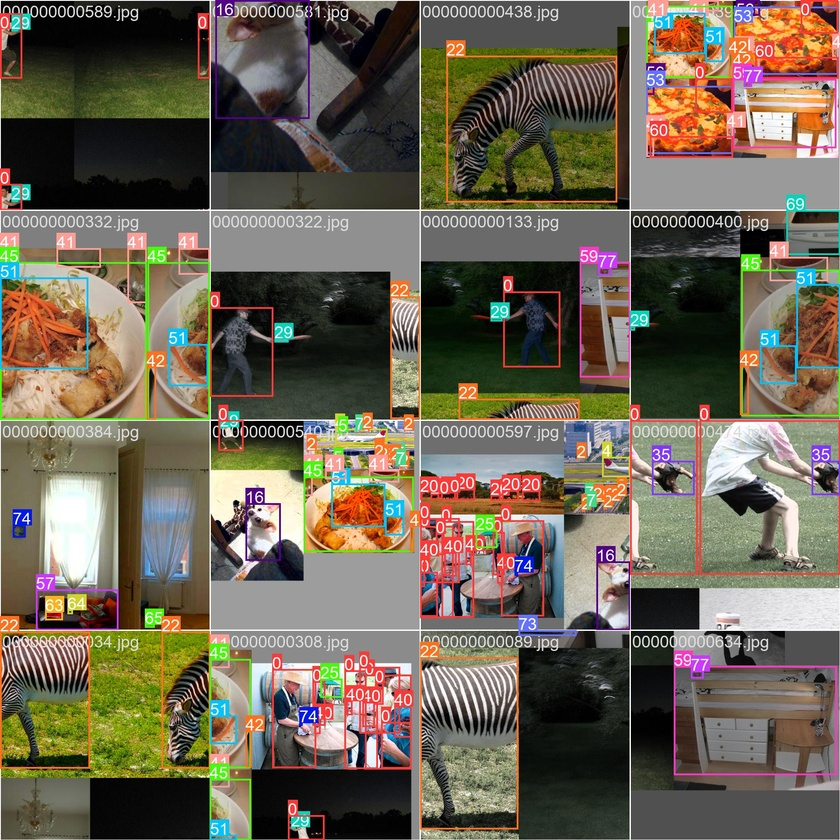
#> input picture python/garbage/test×/runs/detect/train/train_batch0.jpg, 840 x 840 px, shrunk from 1920 x 1920 before the run, given in place of the camera
$ python imagescan.py
#> lines starting #> are read from the running program, lines starting #| are printed output that depends on the picture
import cv2

filepath = "vtest.avi"
#cap = cv2.VideoCapture(filepath)
# Webカメラを使うときはこちら
cap = cv2.VideoCapture(1)

avg = None

while True:
    # 1フレームずつ取得する。
    ret, frame = cap.read()
#> frame is the input picture: shape (840, 840, 3); mean B, G, R 84.2, 100.3, 108.8
    if not ret:
        break

    # グレースケールに変換
    gray = cv2.cvtColor(frame, cv2.COLOR_BGR2GRAY)
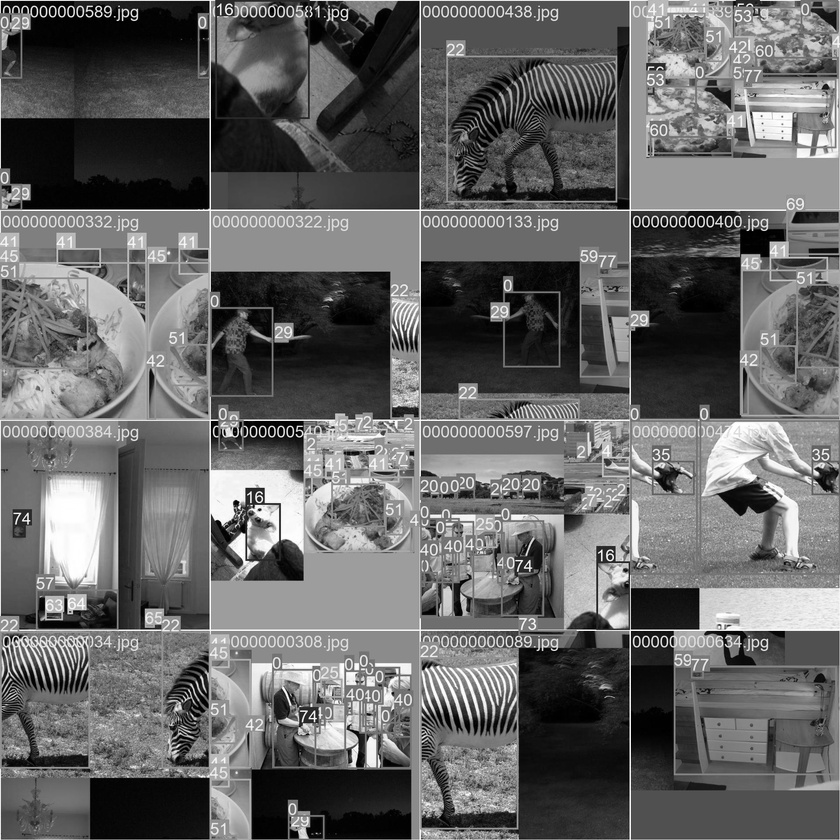
#> gray: shape (840, 840); min 0, max 255, mean 101
    # 比較用のフレームを取得する
    if avg is None:
        avg = gray.copy().astype("float")
        continue

    # 現在のフレームと移動平均との差を計算
    cv2.accumulateWeighted(gray, avg, 0.6)
    frameDelta = cv2.absdiff(gray, cv2.convertScaleAbs(avg))

    # デルタ画像を閾値処理を行う
    thresh = cv2.threshold(frameDelta, 3, 255, cv2.THRESH_BINARY)[1]
    # cv2.imshow('test',thresh)
    # 画像の閾値に輪郭線を入れる
    contours, hierarchy = cv2.findContours(thresh.copy(), cv2.RETR_EXTERNAL, cv2.CHAIN_APPROX_SIMPLE)
    frame = cv2.drawContours(frame, contours, -1, (0, 255, 0), 3)

    # 結果を出力
    cv2.imshow("Frame", frame)
    key = cv2.waitKey(30)
    if key == 27:
        break

cap.release()
cv2.destroyAllWindows()

$ run again, on python/garbage/test×/runs/detect/train/train_batch1.jpg
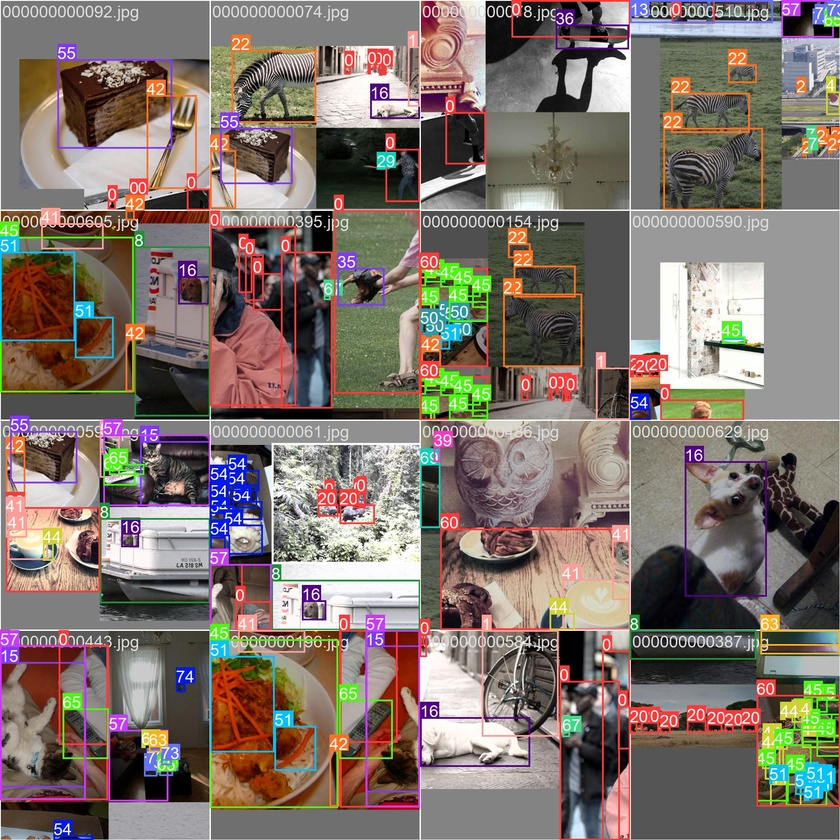
#> input picture python/garbage/test×/runs/detect/train/train_batch1.jpg, 840 x 840 px, shrunk from 1920 x 1920 before the run, given in place of the camera
#> frame is the input picture: shape (840, 840, 3); mean B, G, R 108, 115.3, 127.1
#> `gray = cv2.cvtColor(frame, cv2.COLOR_BGR2GRAY)`:
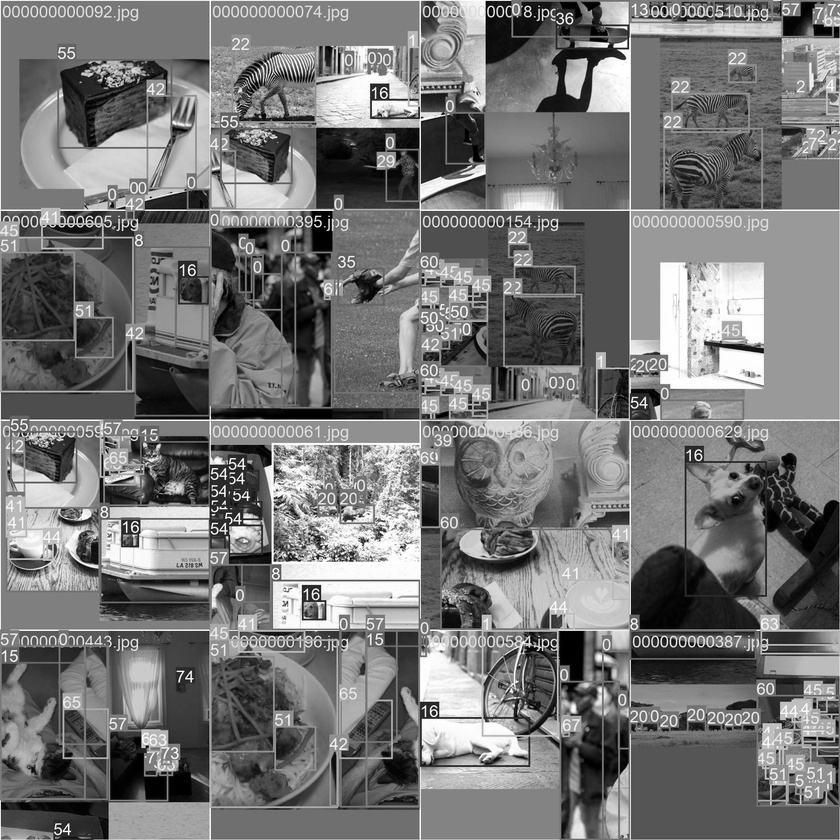
#> gray: shape (840, 840); min 0, max 255, mean 118

$ run again, on python/garbage/test×/runs/detect/train/train_batch2.jpg
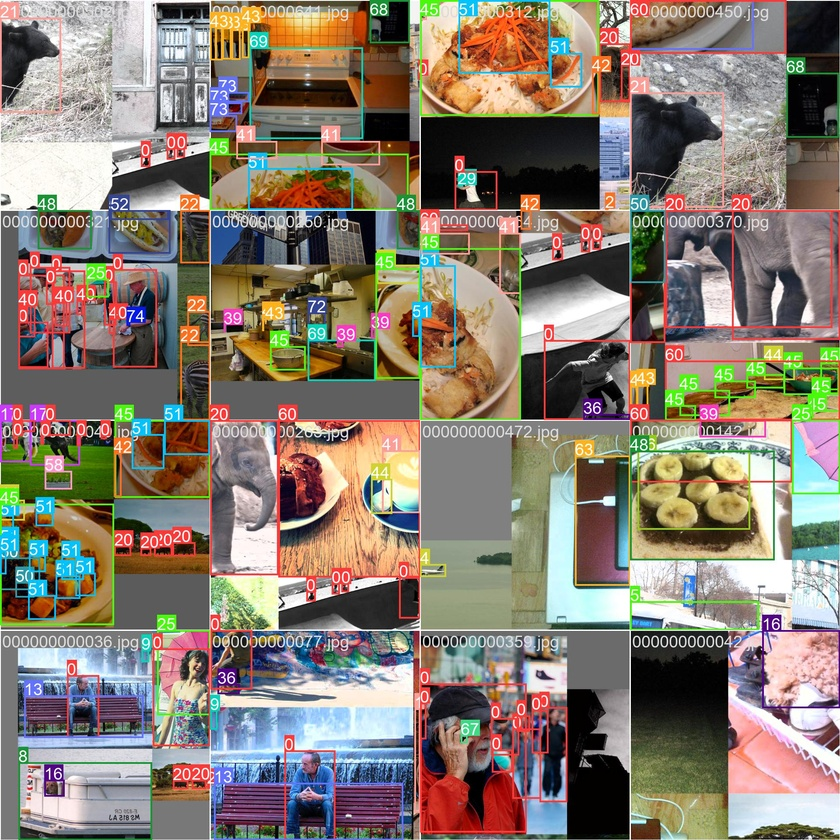
#> input picture python/garbage/test×/runs/detect/train/train_batch2.jpg, 840 x 840 px, shrunk from 1920 x 1920 before the run, given in place of the camera
#> frame is the input picture: shape (840, 840, 3); mean B, G, R 112.8, 124.2, 134.4
#> `gray = cv2.cvtColor(frame, cv2.COLOR_BGR2GRAY)`:
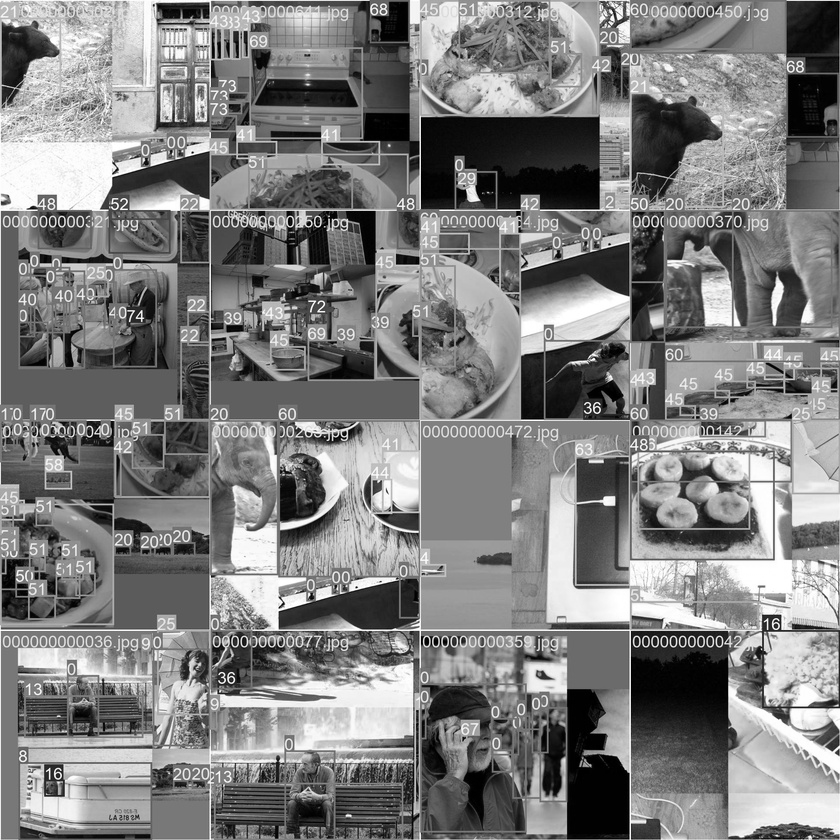
#> gray: shape (840, 840); min 0, max 255, mean 125.9

$ run again, on python/garbage/test×/runs/detect/train/val_batch0_pred.jpg
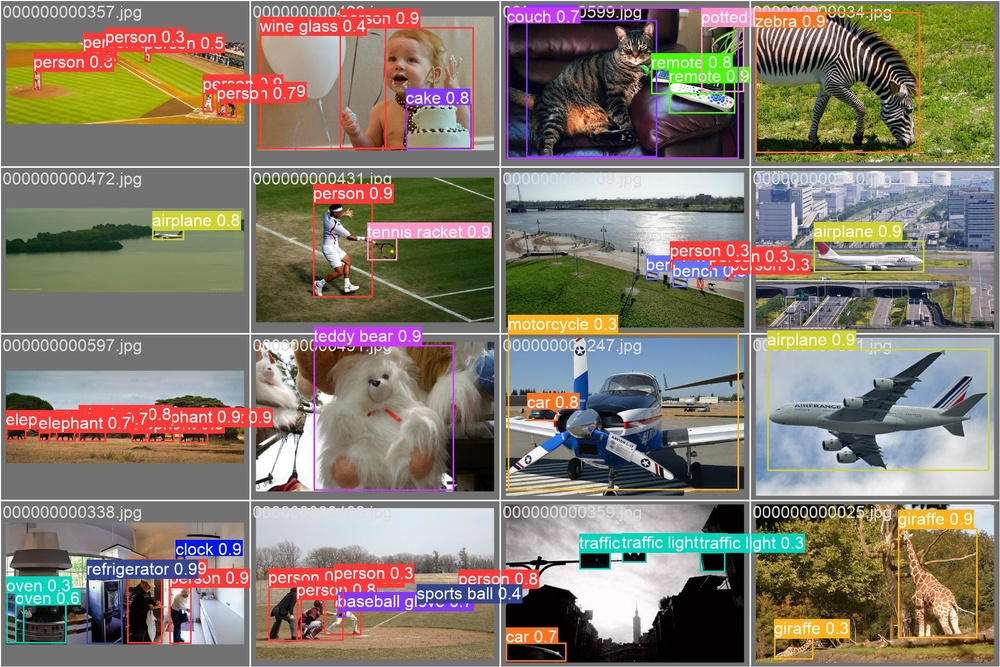
#> input picture python/garbage/test×/runs/detect/train/val_batch0_pred.jpg, 1000 x 667 px, shrunk from 1920 x 1280 before the run, given in place of the camera
#> frame is the input picture: shape (667, 1000, 3); mean B, G, R 110.7, 123.4, 132.2
#> `gray = cv2.cvtColor(frame, cv2.COLOR_BGR2GRAY)`:
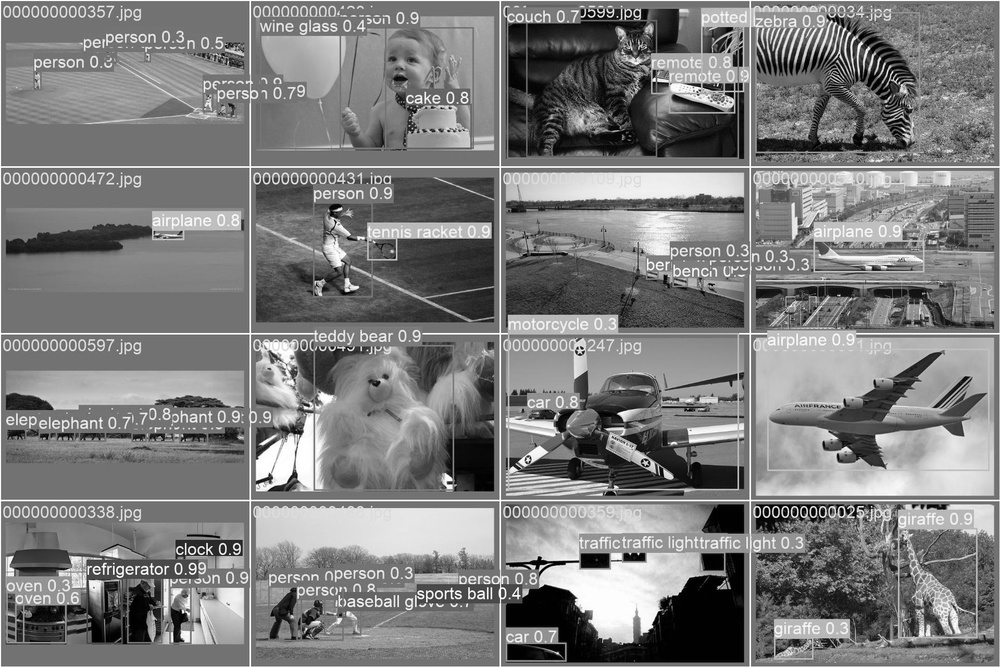
#> gray: shape (667, 1000); min 0, max 255, mean 124.5
